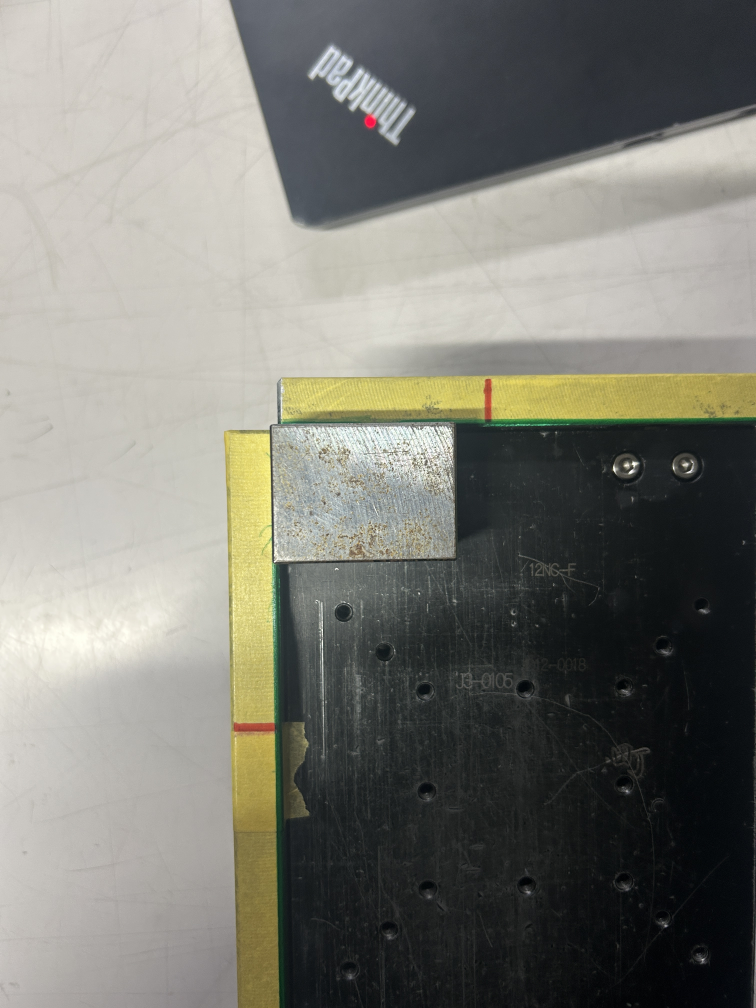
#> input picture Testbed10.jpg, 3024 x 4032 px, found by its file name (shown at 1/4 size)
$ python clickTest.py
#> lines starting #> are read from the running program, lines starting #| are printed output that depends on the picture; after the words box and inside, x2 and y2 are one past the last pixel; in counts of white or black regions, pixels touching at a corner belong together
import cv2
import numpy as np
from PIL import Image, ImageFilter

def img_read (path):
#> called with path = 'testbed10.jpg'
    img = cv2.imread(path)
#> img is the input picture: shape (4032, 3024, 3); mean B, G, R 116.8, 124.2, 124.4
    hsv = cv2.cvtColor(img, cv2.COLOR_BGR2HSV)
#> hsv: shape (4032, 3024, 3); mean H, S, V 55.6, 34.5, 127.5
    return img,hsv

def resize_img(img,x,y):
    height = img.shape[0]
    width = img.shape[1]
    width_coefficient = abs(250/x)
    height_coefficient = abs(350/y)
    return cv2.resize(img,(int(width*width_coefficient),int(height*height_coefficient)))
    #return cv2.resize(img,(x,y))

def line_jadge(start_point_list,end_point_list,border_point_list):
    end_point = int(np.max(border_point_list))
    start_point = int(np.min(border_point_list))
    end_median_point = int(np.median(start_point_list))
    start_median_point = int(np.median(end_point_list))
    #横線のときx1,y1,x2,y2,縦線のときy1,x1,y2,x2
    return [start_point,start_median_point,end_point,end_median_point]

def detect_green_color(img,hsv):#元写真とhsv写真

    # 緑色のHSVの値域
    hsv_min = np.array([30, 64, 0])
    hsv_max = np.array([90,255,255])

    # 緑色領域のマスク（255：赤色、0：赤色以外）
    mask = cv2.inRange(hsv, hsv_min, hsv_max)

    # マスキング処理
    masked_img = cv2.bitwise_and(img, img, mask=mask)

    return mask, masked_img

def detect_red_color(img,hsv):
    # 赤色の範囲を定義（下限と上限）
    lower_red1 = np.array([0, 100, 100])
    upper_red1 = np.array([10, 255, 255])
    lower_red2 = np.array([160, 100, 100])
    upper_red2 = np.array([179, 255, 255])

    # 赤色のマスクを作成
    mask1 = cv2.inRange(hsv, lower_red1, upper_red1)
    mask2 = cv2.inRange(hsv, lower_red2, upper_red2)
    mask = mask1 + mask2

    # マスキング処理
    masked_img = cv2.bitwise_or(img, img, mask=mask)

    return mask, masked_img

def edge_jadge (masked_img,angle):#angle:判定角度赤90,緑180
    # エッジ検出 (Canny)
    edges = cv2.Canny(masked_img, 150, 300)

    lines = cv2.HoughLinesP(edges, 1, np.pi / angle,
                           threshold=50, minLineLength=50, maxLineGap=100)

    return edges,lines

def line_draw(img,x1,y1,x2,y2):
    pass
def img_crop(img,coordinate_list):
    gap = 150
    pillow_image = Image.fromarray(img)#opencvのndarray形式をpillowの形式に変換
    pillow_x,pillow_y=pillow_image.size

    print(coordinate_list)
    height_x2 = coordinate_list[1,3]
    width_y2 = coordinate_list[0,3]
    # 切り抜く領域を指定（左, 上, 右, 下）
    crop_box= (height_x2 - gap,width_y2 - gap,pillow_x,pillow_y)# 例: (x1, y1, x2, y2)
    print(crop_box)
    cropped_image = pillow_image.crop(crop_box)
    # Pillow形式をOpenCV形式に変換
    cropped_image_cv2 = np.array(cropped_image)
    return cropped_image_cv2
    # OpenCVで切り抜き画像を保存
    #cv2.imwrite('cropped_image_cv2.jpg', cropped_image_cv2)

def green_line_jadge(lines):
    #線の座標の取得
    width_x = []
    width_y1 = []
    height_x1 = []
    height_y = []
    width_y2 = []
    height_x2 = []
    if lines is not None:
        for line in lines:
            x1, y1, x2, y2 = line[0]  # 始点と終点の座標
            x_range = abs(x2-x1)
            y_range = abs(y2-y1)

            if x_range > 100 :
                width_x.append(x1)
                width_x.append(x2)
                width_y1.append(y1)
                width_y2.append(y2)
            elif y_range > 100 :
                height_x1.append(x1)
                height_x2.append(x2)
                height_y.append(y1)
                height_y.append(y2)
    return width_x,width_y1,height_x1,height_y,width_y2,height_x2

# [8 lines left out: function seach_red_coordinate, not called in this run]
def red_gap(red_lines,green_lines):
    ygap = red_lines[0,3] - green_lines[0,1]
    xgap = red_lines[1,3] - green_lines[1,1]
    return xgap , ygap
# マウスクリック時に座標を取得するコールバック関数
def mouse_callback(event, x, y, flags, param):
    if event == cv2.EVENT_LBUTTONDOWN:  # 左クリック時
        print(f"Clicked at: ({x}, {y})")  # 座標を表示

# ウィンドウの作成
cv2.namedWindow("Mouse Event Window")

# コールバック関数をウィンドウにセット
cv2.setMouseCallback("Mouse Event Window", mouse_callback)

#画像読み込み
path = "testbed10.jpg"
img ,hsv= img_read(path)
#緑の輪郭線の取得
green_mask ,green_mask_img= detect_green_color(img,hsv)
#> in detect_green_color, `mask = cv2.inRange(hsv, hsv_min, hsv_max)`:
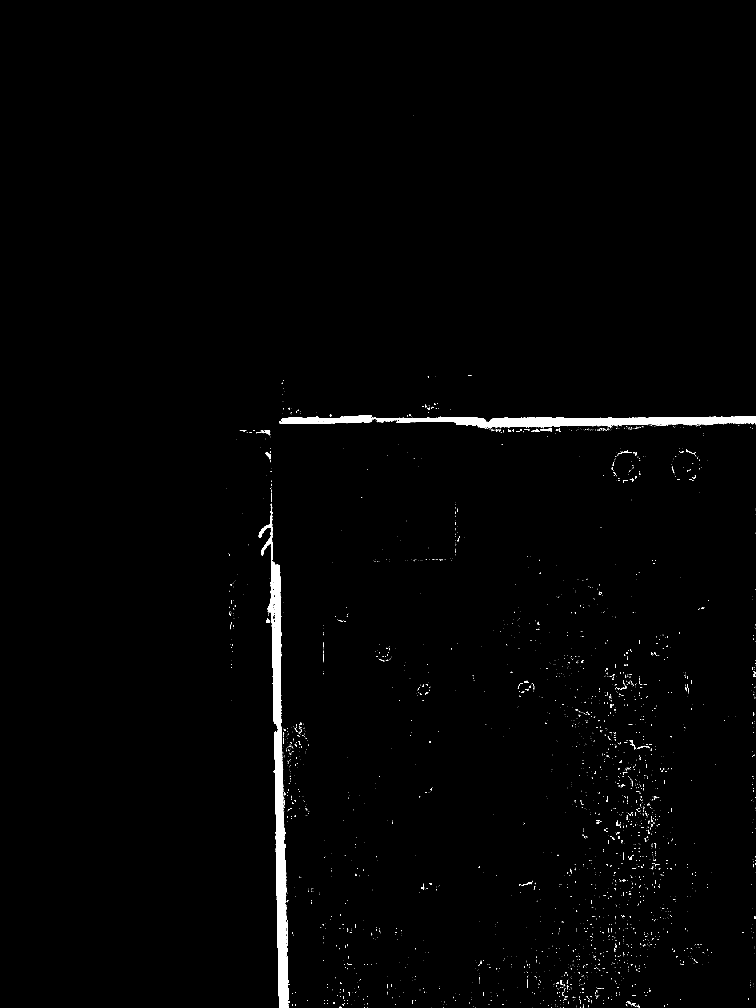
#> mask: shape (4032, 3024) (shown at 1/4 size); 1.1% white; 3754 white regions (3567 under 20 px), largest, box (x1, y1, x2, y2) and area: (1035, 2015, 1158, 4032) 61904, (1116, 1660, 3024, 1711) 48427, (1045, 1720, 1081, 1742) 310
#cv2.imshow("GREEN Window", green_mask_img)
edges,green_lines = edge_jadge(green_mask_img,180)
#> in edge_jadge, `edges = cv2.Canny(masked_img, 150, 300)`:
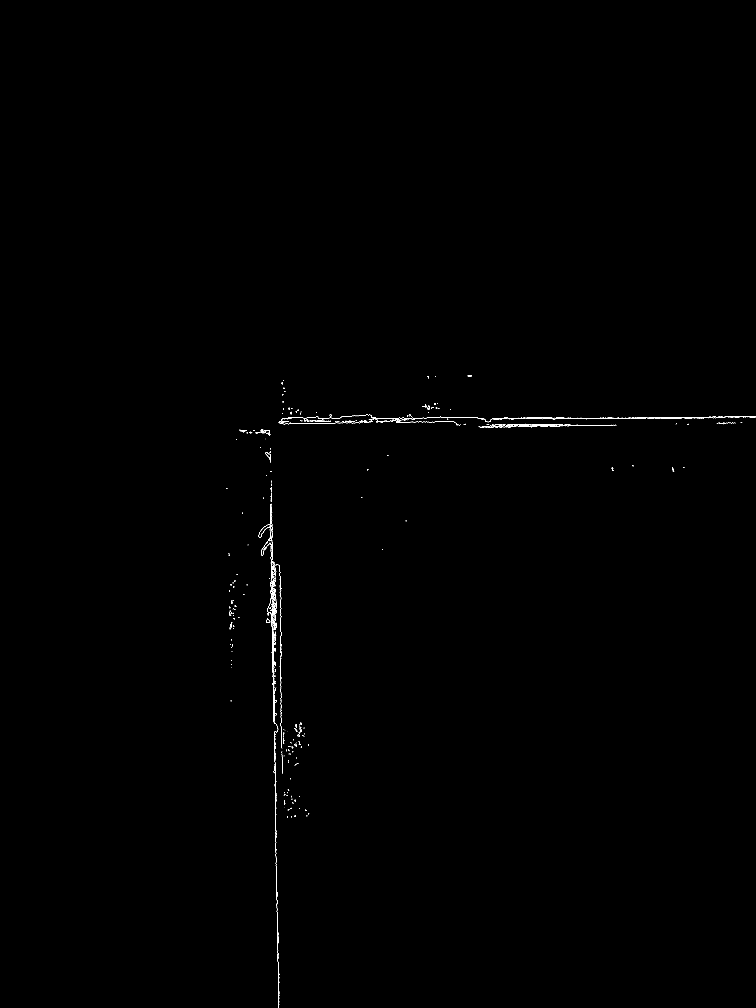
#> edges: shape (4032, 3024) (shown at 1/4 size); 0.12% white in thin lines or dots, all inside (x1, y1, x2, y2) = (906, 1502, 3024, 4032)
#> in edge_jadge, `lines = cv2.HoughLinesP(edges, 1, np.pi / angle, threshold=50, minLine..`: lines = 81 rows, first 6: [1081, 2088, 1115, 4031], [1078, 1722, 1106, 3343], [1503, 1672, 1706, 1672], [2333, 1675, 2956, 1665], [2345, 1676, 3023, 1664], [1123, 2904, 1123, 2316]
#> green_lines has the same summary as lines in edge_jadge

width_x,width_y1,height_x1,height_y,width_y2,height_x2 = green_line_jadge(green_lines)
#> the loop in green_line_jadge, `for line in lines:` made 81 passes
#> (x1, y1, x2, y2, x_range, y_range) on passes 1 to 8: (1081, 2088, 1115, 4031, 34, 1943), (1078, 1722, 1106, 3343, 28, 1621), (1503, 1672, 1706, 1672, 203, 0), (2333, 1675, 2956, 1665, 623, 10), (2345, 1676, 3023, 1664, 678, 12), (1123, 2904, 1123, 2316, 0, 588), (1080, 1736, 1098, 2784, 18, 1048), (2455, 1672, 2671, 1669, 216, 3)
#> after the loop in green_line_jadge, `for line in lines:`: height_x1 = 28 values, max 1131 at index 13, min 1060 at index 25, mean 1096.8; height_x2 = 28 values, max 1134 at index 13, min 1072 at index 25, mean 1106; height_y = 56 values, max 4031 at index 1, min 1520 at index 27, mean 2524.8; width_x = 90 values, max 3023 at index 5, min 1115 at index 60, mean 1893.3; width_y1 = 45 values, max 1709 at index 11, min 1668 at index 32, mean 1684.6; width_y2 = 45 values, max 1707 at index 28, min 1659 at index 30, mean 1681.6
filtered_green_line = np.array(line_jadge(width_y1,width_y2,width_x))#横の線
#> in line_jadge, `end_point = int(np.max(border_point_list))`: end_point = 3023
#> in line_jadge, `start_point = int(np.min(border_point_list))`: start_point = 1115
#> in line_jadge, `end_median_point = int(np.median(start_point_list))`: end_median_point = 1682
#> in line_jadge, `start_median_point = int(np.median(end_point_list))`: start_median_point = 1680
#> filtered_green_line = [1115, 1680, 3023, 1682]
filtered_green_line=np.vstack((filtered_green_line
                               ,np.array(line_jadge(height_x1,height_x2,height_y))))#縦の線
#> filtered_green_line = [[1115, 1680, 3023, 1682], [1520, 1105, 4031, 1094]]

crop_img = img_crop(img,filtered_green_line)
#| [[1115 1680 3023 1682]
#|  [1520 1105 4031 1094]]
#> in img_crop, `height_x2 = coordinate_list[1,3]`: height_x2 = 1094
#> in img_crop, `width_y2 = coordinate_list[0,3]`: width_y2 = 1682
#> in img_crop, `crop_box= (height_x2 - gap,width_y2 - gap,pillow_x,pillow_y)# 例: (x1, ..`: crop_box = (944, 1532, 3024, 4032)
#| (944, 1532, 3024, 4032)
#> in img_crop, `cropped_image = pillow_image.crop(crop_box)`:
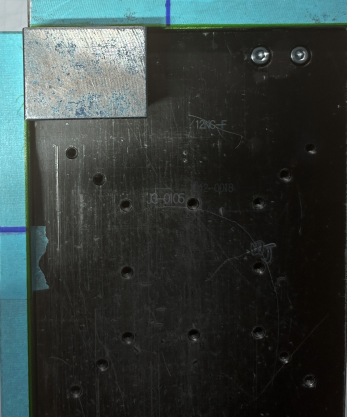
#> cropped_image: PIL image 2080x2500 RGB (shown at 1/6 size); mean R, G, B 53.4, 63.4, 61.5

crop_hsv = cv2.cvtColor(crop_img, cv2.COLOR_BGR2HSV)
#> crop_hsv: shape (2500, 2080, 3); mean H, S, V 78.5, 55.8, 65.9
#加工後画像処理
#赤線(画像の拡大縮小)
red_mask ,red_mask_img= detect_red_color(crop_img,crop_hsv)
edges,red_lines = edge_jadge(red_mask_img,90)
#> call 2 of edge_jadge, with angle = 90
#> in edge_jadge (call 2), `edges = cv2.Canny(masked_img, 150, 300)`:
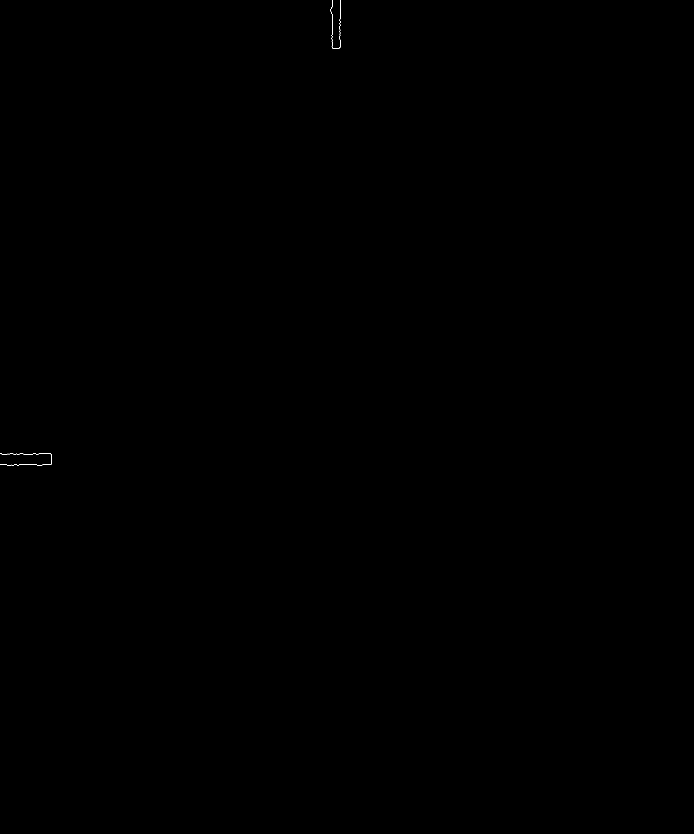
#> edges: shape (2500, 2080) (shown at 1/3 size); 0.01% white in thin lines or dots, all inside (x1, y1, x2, y2) = (0, 0, 1023, 1396)
#> in edge_jadge (call 2), `lines = cv2.HoughLinesP(edges, 1, np.pi / angle, threshold=50, minLine..`: lines = [[0, 1394, 145, 1394], [1020, 142, 1020, 0], [5, 1362, 153, 1362], [997, 144, 997, 1], [996, 143, 996, 0]]
#> red_lines has the same summary as lines in edge_jadge
if red_lines is not None:
        for line in red_lines:
            x1, y1, x2, y2 = line[0]# 始点と終点の座標
            cv2.line(crop_img, (x1, y1), (x2, y2), (0, 0, 255), 2)
#> this loop made 5 passes

width_x,width_y1,height_x1,height_y,width_y2,height_x2 = green_line_jadge(red_lines)
#> the loop in green_line_jadge (call 2), `for line in lines:` made 5 passes
#> (x1, y1, x2, y2, x_range, y_range) on passes 1 to 5: (0, 1394, 145, 1394, 145, 0), (1020, 142, 1020, 0, 0, 142), (5, 1362, 153, 1362, 148, 0), (997, 144, 997, 1, 0, 143), (996, 143, 996, 0, 0, 143)
#> width_x = [0, 145, 5, 153]; width_y1 = [1394, 1362]; height_x1 = [1020, 997, 996]; height_y = [142, 0, 144, 1, 143, 0]; width_y2 = [1394, 1362]; height_x2 = [1020, 997, 996]
filtered_red_line = np.array(line_jadge(width_y1,width_y2,width_x))#横の線
#> filtered_red_line = [0, 1378, 153, 1378]
filtered_red_line = np.vstack((filtered_red_line
                               ,np.array(line_jadge(height_x1,height_x2,height_y))))#縦の線
#> filtered_red_line = [[0, 1378, 153, 1378], [0, 997, 144, 997]]

#緑線再取得
green_mask ,green_mask_img= detect_green_color(crop_img,crop_hsv)
#> in detect_green_color (call 2), `mask = cv2.inRange(hsv, hsv_min, hsv_max)`:
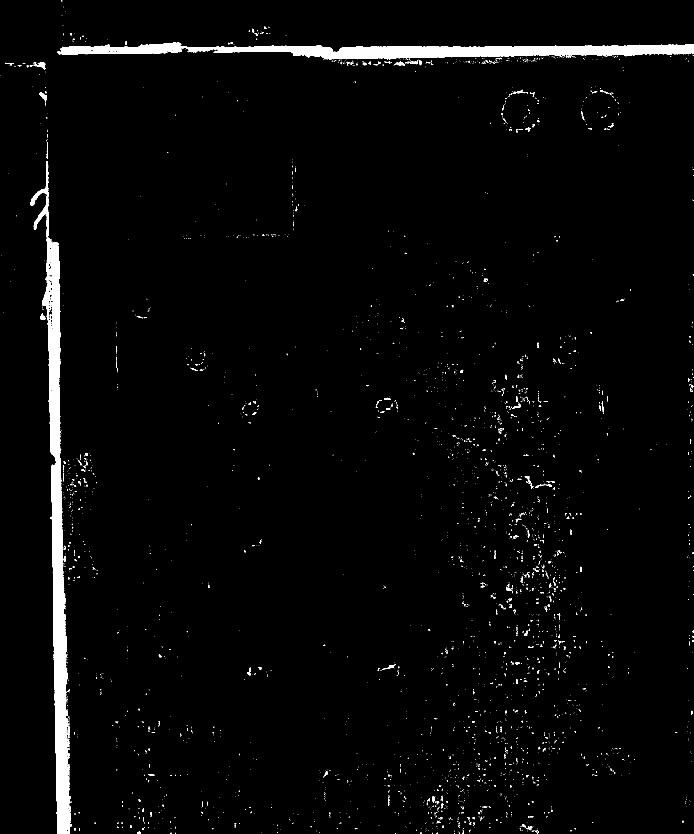
#> mask: shape (2500, 2080) (shown at 1/3 size); 2.5% white; 3696 white regions (3511 under 20 px), largest, box (x1, y1, x2, y2) and area: (91, 483, 214, 2500) 61904, (172, 128, 2080, 179) 48427, (101, 188, 137, 210) 310
edges,green_lines = edge_jadge(green_mask_img,180)
#> call 3 of edge_jadge, with angle = 180
#> in edge_jadge (call 3), `edges = cv2.Canny(masked_img, 150, 300)`:
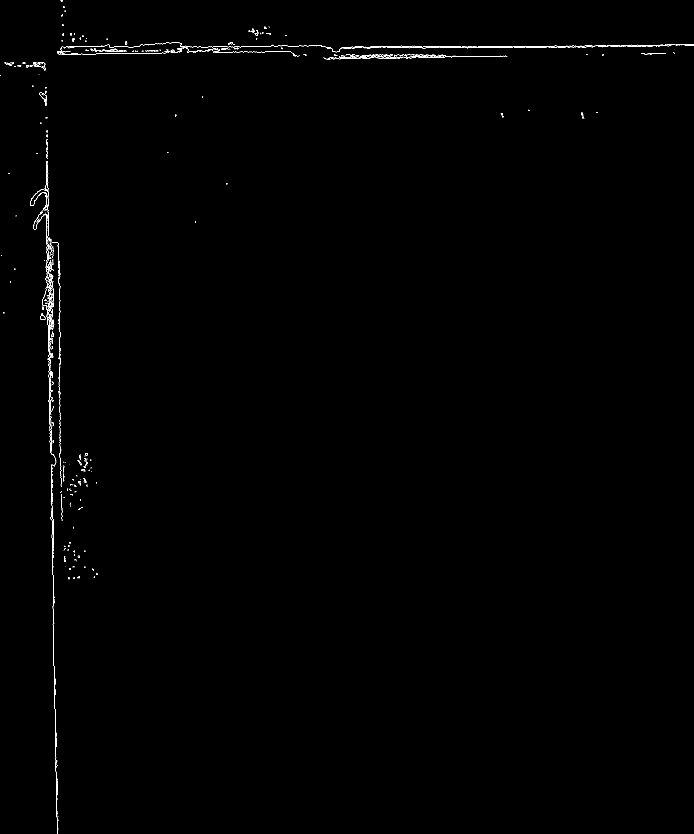
#> edges: shape (2500, 2080) (shown at 1/3 size); 0.28% white in thin lines or dots
#> in edge_jadge (call 3), `lines = cv2.HoughLinesP(edges, 1, np.pi / angle, threshold=50, minLine..`: lines = 72 rows, first 6: [138, 541, 161, 1868], [155, 1604, 171, 2499], [134, 190, 163, 1806], [1264, 140, 1918, 140], [139, 484, 156, 1463], [208, 139, 417, 139]
#> green_lines has the same summary as lines in edge_jadge
if green_lines is not None:
        for line in green_lines:
            x1, y1, x2, y2 = line[0]# 始点と終点の座標
            cv2.line(crop_img, (x1, y1), (x2, y2), (0, 255, 0), 2)
#> this loop made 72 passes

width_x,width_y1,height_x1,height_y,width_y2,height_x2 = green_line_jadge(green_lines)
filtered_green_line = np.array(line_jadge(width_y1,width_y2,width_x))#横の線
filtered_green_line = np.vstack((filtered_green_line
                               ,np.array(line_jadge(height_x1,height_x2,height_y))))#縦の線
# [13 lines of commented-out code are left out]
xgap,ygap = red_gap(filtered_red_line,filtered_green_line)
print(f"x:{xgap},y:{ygap}")
#| x:836,y:1231

output_img = resize_img(crop_img,xgap,ygap)
#> in resize_img, `return cv2.resize(img,(int(width*width_coefficient),int(height*height_..`:
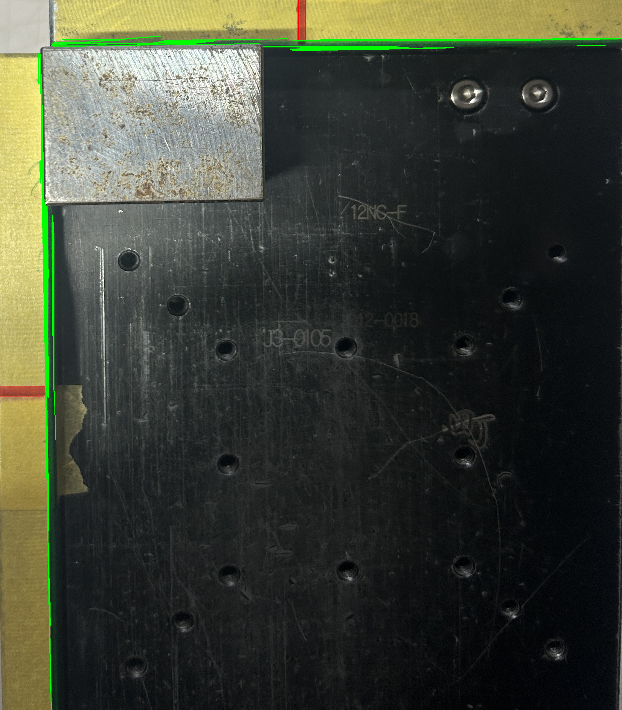
#> returned value: shape (710, 622, 3); mean of channels 0, 1, 2 52.4, 64.5, 60.4; drawn as B, G, R

while True:
    # ウィンドウに画像を表示
    cv2.imshow("Mouse Event Window", output_img)

    # キー入力を待機 (キー 'q' を押すと終了)
    if cv2.waitKey(1) & 0xFF == ord('q'):
#> (key q is pressed here)
        break

# リソースを解放
cv2.destroyAllWindows()
